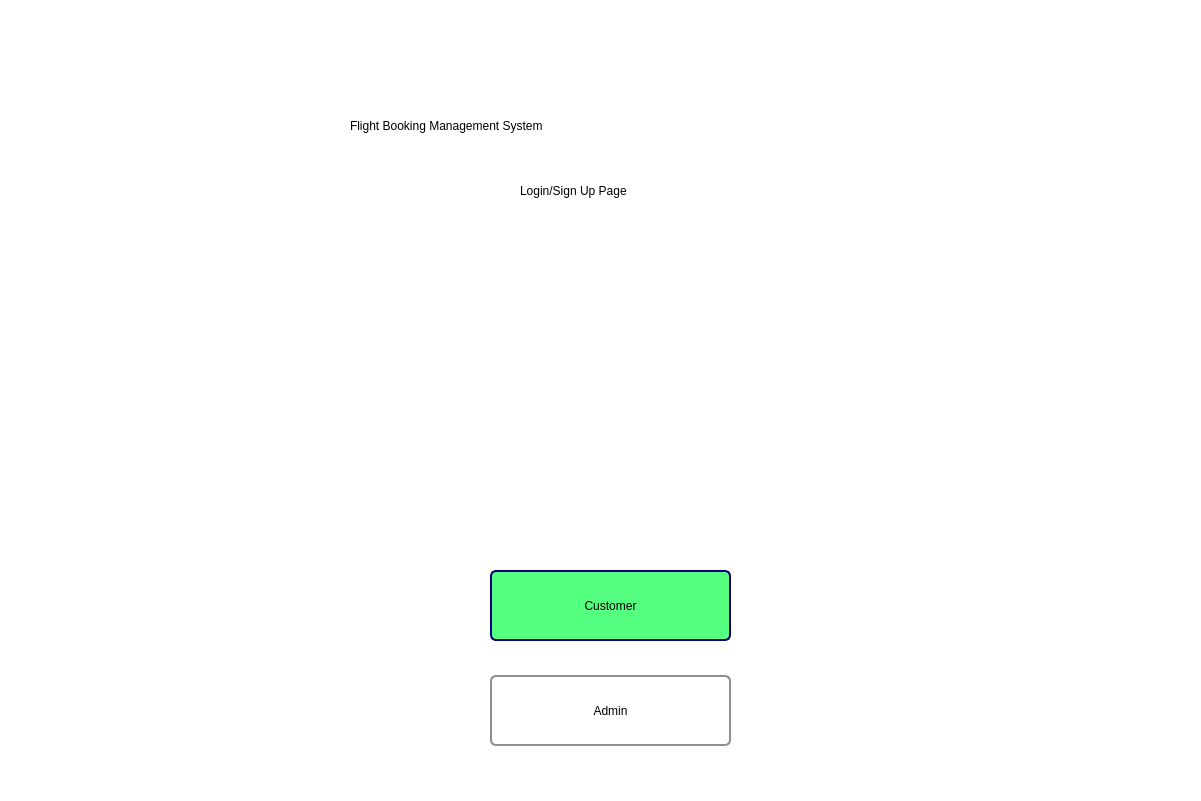
<?xml version="1.0" encoding="UTF-8"?>
<ui version="4.0">
 <class>Dialog</class>
 <widget class="QDialog" name="Dialog">
  <property name="geometry">
   <rect>
    <x>0</x>
    <y>0</y>
    <width>1201</width>
    <height>801</height>
   </rect>
  </property>
  <property name="windowTitle">
   <string>Dialog</string>
  </property>
  <widget class="QWidget" name="bgwidget" native="true">
   <property name="geometry">
    <rect>
     <x>0</x>
     <y>0</y>
     <width>1201</width>
     <height>801</height>
    </rect>
   </property>
   <property name="styleSheet">
    <string notr="true">background-color: white;</string>
   </property>
   <widget class="QLabel" name="Header_Title">
    <property name="geometry">
     <rect>
      <x>350</x>
      <y>80</y>
      <width>531</width>
      <height>91</height>
     </rect>
    </property>
    <property name="styleSheet">
     <string notr="true">font: 20pt &quot;MS Shell Dlg 2&quot;;</string>
    </property>
    <property name="text">
     <string>Flight Booking Management System</string>
    </property>
   </widget>
   <widget class="QLabel" name="Login_Sign_Up_Label">
    <property name="geometry">
     <rect>
      <x>520</x>
      <y>160</y>
      <width>191</width>
      <height>61</height>
     </rect>
    </property>
    <property name="styleSheet">
     <string notr="true">font: 12pt &quot;MS Shell Dlg 2&quot;;</string>
    </property>
    <property name="text">
     <string>Login/Sign Up Page</string>
    </property>
   </widget>
   <widget class="QPushButton" name="Customer">
    <property name="geometry">
     <rect>
      <x>490</x>
      <y>570</y>
      <width>241</width>
      <height>71</height>
     </rect>
    </property>
    <property name="whatsThis">
     <string>&lt;html&gt;&lt;head/&gt;&lt;body&gt;&lt;p&gt;&lt;br/&gt;&lt;/p&gt;&lt;/body&gt;&lt;/html&gt;</string>
    </property>
    <property name="styleSheet">
     <string notr="true">QPushButton {
    border: 2px solid #8f8f91;
    border-radius: 6px;
    background-color: qlineargradient(x1: 0, y1: 0, x2: 0, y2: 1,
                                      stop: 0 #f6f7fa, stop: 1 #dadbde);
	
	background-color: rgb(85, 255, 127);
    min-width: 80px;
}

QPushButton:pressed {
    background-color: qlineargradient(x1: 0, y1: 0, x2: 0, y2: 1,
                                      stop: 0 #dadbde, stop: 1 #f6f7fa);
}

QPushButton:flat {
    border: none; /* no border for a flat push button */
}

QPushButton:default {
    border-color: navy; /* make the default button prominent */
}</string>
    </property>
    <property name="text">
     <string>Customer</string>
    </property>
   </widget>
   <widget class="QPushButton" name="Admin">
    <property name="geometry">
     <rect>
      <x>490</x>
      <y>675</y>
      <width>241</width>
      <height>71</height>
     </rect>
    </property>
    <property name="styleSheet">
     <string notr="true">/*
border: 12px  solid rgb(170, 255, 127);
border-width: 2px;
font: 12pt &quot;MS Shell Dlg 2&quot;;
border-radius: 15px;
*/

QPushButton {
    border: 2px solid #8f8f91;
    border-radius: 6px;
    background-color: qlineargradient(x1: 0, y1: 0, x2: 0, y2: 1,
                                      stop: 0 #f6f7fa, stop: 1 #dadbde);
	
    min-width: 80px;
}

QPushButton:pressed {
    background-color: qlineargradient(x1: 0, y1: 0, x2: 0, y2: 1,
                                      stop: 0 #dadbde, stop: 1 #f6f7fa);
}

QPushButton:flat {
    border: none; /* no border for a flat push button */
}

QPushButton:default {
    border-color: navy; /* make the default button prominent */
}</string>
    </property>
    <property name="text">
     <string>Admin</string>
    </property>
   </widget>
   <widget class="QLabel" name="Flight_Gif_Label">
    <property name="geometry">
     <rect>
      <x>90</x>
      <y>260</y>
      <width>1051</width>
      <height>261</height>
     </rect>
    </property>
    <property name="text">
     <string/>
    </property>
    <property name="alignment">
     <set>Qt::AlignCenter</set>
    </property>
   </widget>
  </widget>
 </widget>
 <resources/>
 <connections/>
</ui>
